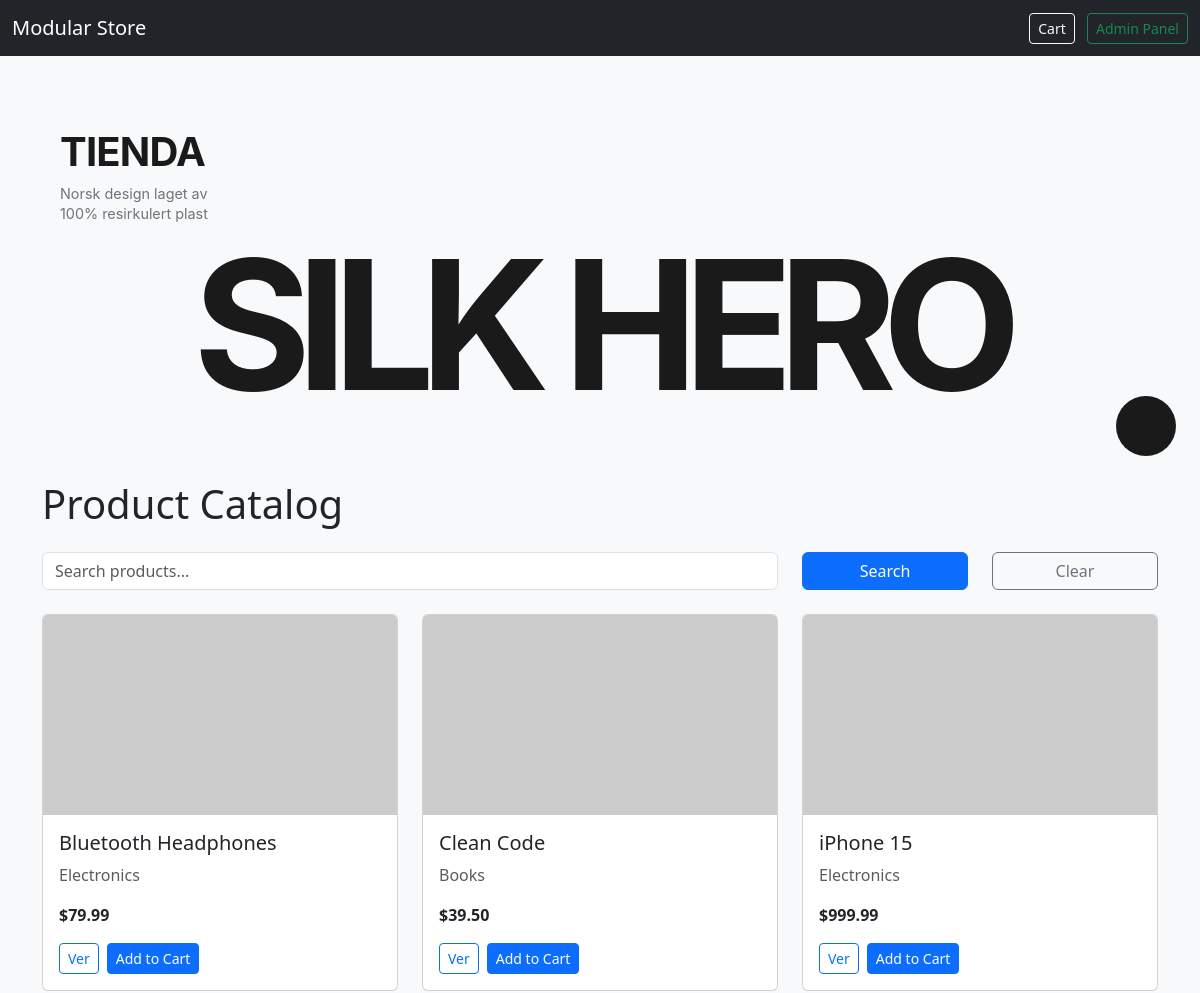
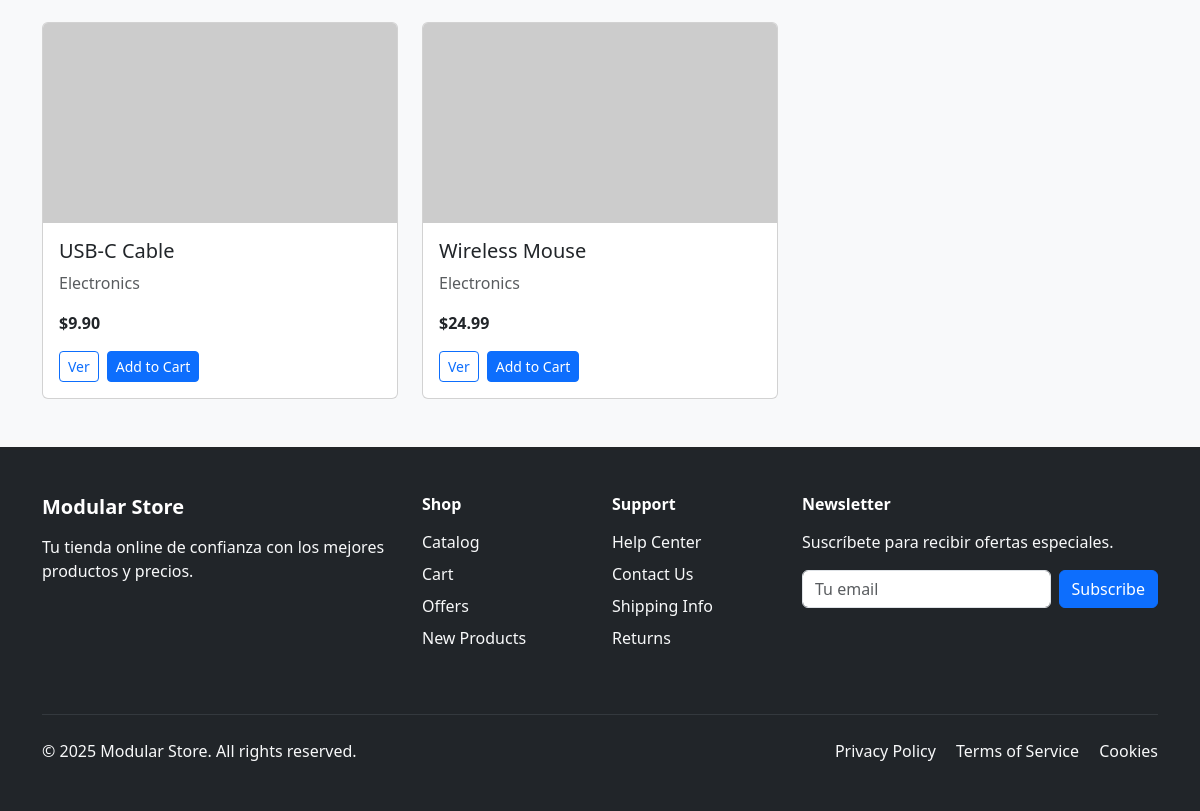
/modules/catalog/views/list.php (signed in), run on the app's committed database (2 pictures, top to bottom).
### tables this page shows
CREATE TABLE `products` (
  `id` int(11) NOT NULL AUTO_INCREMENT,
  `category_id` int(11) NOT NULL,
  `name` varchar(150) NOT NULL,
  `price` decimal(10,2) NOT NULL CHECK (`price` >= 0),
  `stock` int(11) NOT NULL CHECK (`stock` >= 0),
  `image_url` varchar(255) DEFAULT NULL,
  `created_at` datetime DEFAULT current_timestamp(),
  `updated_at` datetime DEFAULT current_timestamp() ON UPDATE current_timestamp(),
  PRIMARY KEY (`id`),
  KEY `category_id` (`category_id`),
  CONSTRAINT `products_ibfk_1` FOREIGN KEY (`category_id`) REFERENCES `categories` (`id`) ON DELETE CASCADE
);

### core/bootstrap.php (called while the page is built, shortened)
<?php
function sanitize(string $dirty, string $context = 'string'): string
{
    return htmlspecialchars(trim($dirty), ENT_QUOTES, 'UTF-8');
}

### core/Database.php (called while the page is built, shortened)
<?php
class Database
{
    private static ?PDO $pdo = null;
    public static function conn(): PDO
    {
        if (self::$pdo === null) {
            $dsn = sprintf(
                'mysql:host=%s;dbname=%s;charset=utf8mb4',
                $_ENV['DB_HOST'],
                $_ENV['DB_NAME']
            );
            self::$pdo = new PDO($dsn, $_ENV['DB_USER'], $_ENV['DB_PASS'], [
                PDO::ATTR_ERRMODE            => PDO::ERRMODE_EXCEPTION,
                PDO::ATTR_DEFAULT_FETCH_MODE => PDO::FETCH_ASSOC,
                PDO::ATTR_EMULATE_PREPARES   => false,
            ]);
        }
        return self::$pdo;
    }
}

### modules/catalog/views/products.php (the view, shortened to what this page needs)
<?php
require_once __DIR__ . '/../../../core/bootstrap.php';
require_once __DIR__ . '/../../../core/Database.php';
$search = sanitize($_GET['search'] ?? '');
$page = max(1, (int)($_GET['page'] ?? 1));
$perPage = 9;
$offset = ($page - 1) * $perPage;
$whereClause = '';
$params = [];
$sql = "SELECT * FROM v_products $whereClause ORDER BY name ASC LIMIT $perPage OFFSET $offset";
$stmt = Database::conn()->prepare($sql);
$stmt->execute($params);
$products = $stmt->fetchAll();
?>
<form method="GET" class="row mb-4">
    <div class="col-md-8">
        <input type="text" name="search" class="form-control"
               placeholder="Search products..."
               value="<?= htmlspecialchars($search) ?>">
    </div>
    <div class="col-md-2">
        <button type="submit" class="btn btn-primary w-100">Search</button>
    </div>
    <div class="col-md-2">
        <a href="/modular-store/modules/catalog/views/list.php" class="btn btn-outline-secondary w-100">Clear</a>
    </div>
</form>
<?php if (!$products): ?>
    <div class="alert alert-warning">
        <?= $search ? 'No products found for your search.' : 'No products available.' ?>
    </div>
<?php else: ?>
    <div class="row row-cols-1 row-cols-md-3 g-4 mb-4">
        <?php foreach ($products as $p): ?>
            <div class="col">
                <div class="card h-100">
                    <?php if ($p['image_url']): ?>
                        <img src="<?= htmlspecialchars($p['image_url']) ?>"
                             class="card-img-top"
                             alt="<?= htmlspecialchars($p['name']) ?>"
                             style="height: 200px; object-fit: cover;">
                    <?php endif; ?>
                    <div class="card-body">
                        <h5 class="card-title"><?= htmlspecialchars($p['name']) ?></h5>
                        <p class="card-text text-muted"><?= htmlspecialchars($p['category']) ?></p>
                        <p class="fw-bold">$<?= number_format((float)$p['price'], 2) ?></p>
                        <div class="d-flex gap-2">
                            <button class="btn btn-outline-primary btn-sm" onclick="showProductModal(<?= htmlspecialchars(json_encode($p)) ?>)">Ver</button>
                            <form action="/modular-store/modules/cart/controllers/add.php" method="post" class="d-inline">
                                <button class="btn btn-primary btn-sm">Add to Cart</button>
                            </form>
                        </div>
                    </div>
                </div>
            </div>
        <?php endforeach; ?>
    </div>
<?php endif; ?>

### data on the page
products: name "Bluetooth Headphones", category "Electronics", price "79.99"
products: name "Clean Code", category "Books", price "39.50"
products: name "iPhone 15", category "Electronics", price "999.99"
products: name "USB-C Cable", category "Electronics", price "9.90"
products: name "Wireless Mouse", category "Electronics", price "24.99"
